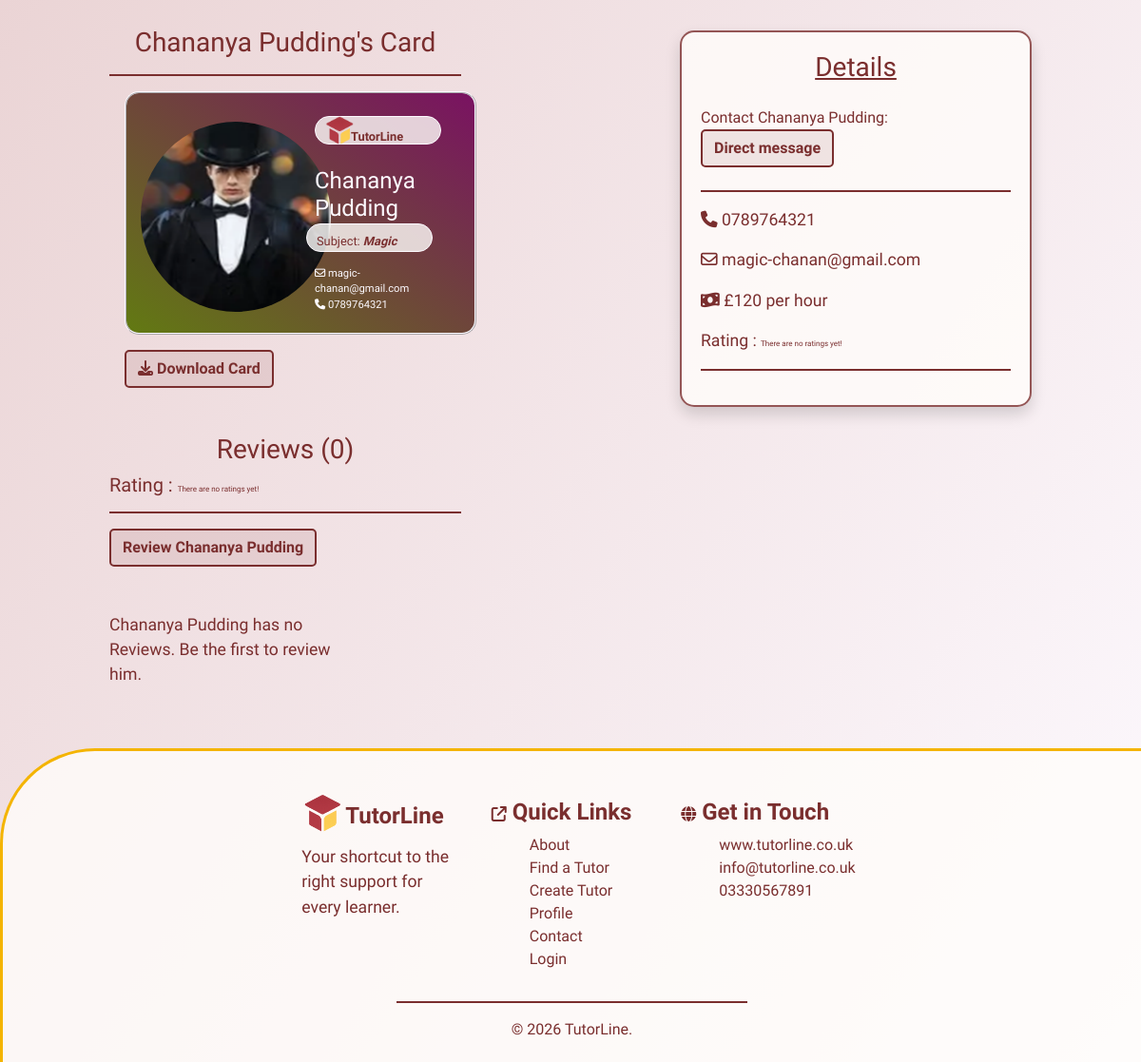
The page /tutors/35 (lower part) on the database as committed earlier.
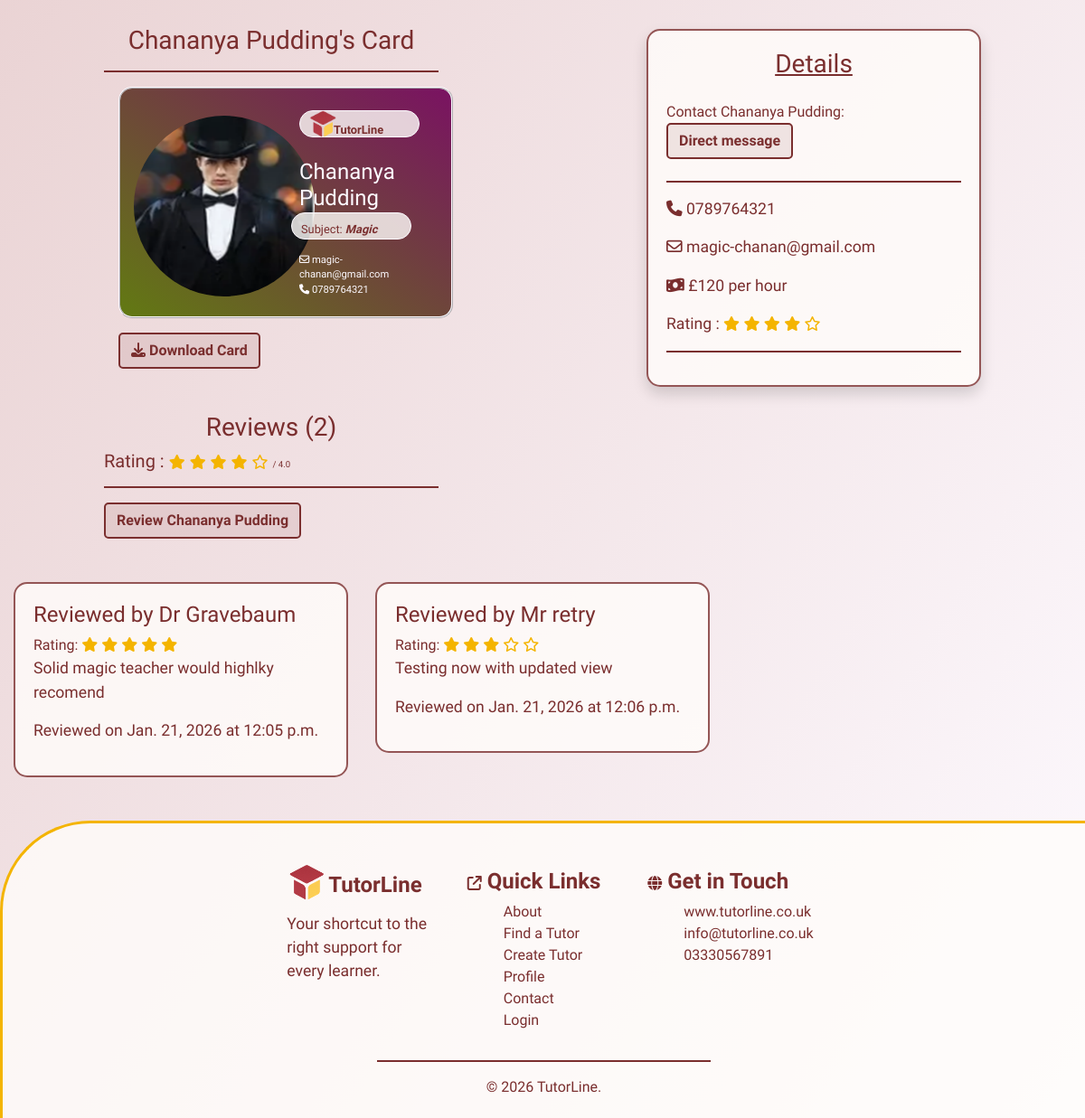
The same page on the database as committed later.
### tutors/models.py (models this page shows, shortened)
class Tutors(models.Model):
    class Meta:
        verbose_name_plural = "Tutors"
    user = models.ForeignKey(User, on_delete=models.CASCADE, null=True, blank=True)
    name = models.CharField(max_length=254)
    location = models.ForeignKey('Location', null=True, blank=True,
                                 on_delete=models.SET_NULL)
    category = models.ForeignKey('Category', null=True, blank=True,
                                 on_delete=models.SET_NULL)
    date_added = models.DateField(auto_now=True)
    subject = models.CharField(max_length=254)
    price = models.IntegerField()
    active = models.BooleanField(default=True)
    description = models.TextField()
    email = models.EmailField()
    phone = models.CharField(max_length=14)
    rating = models.FloatField(default=0)
    image = models.ImageField(blank=True, null=True)
    is_male = models.BooleanField()
    color_1 = models.IntegerField(default=rand)
    color_2 = models.IntegerField(default=rand)
    color_3 = models.IntegerField(default=rand)

class Reviews(models.Model):
    class Meta:
        verbose_name_plural = "Reveiws"
    name = models.CharField(max_length=254)
    tutor = models.ForeignKey('Tutors', related_name='reviews',
                                on_delete=models.CASCADE)
    rating = models.IntegerField(default=0)
    review = models.TextField(blank=True, null=True)
    date = models.DateField(auto_now=True)
    time = models.TimeField(auto_now=True)

### tutors/views.py (the view)
# urls.py: path('<int:tutor_id>', views.tutor_details, name='tutor_details'),
def tutor_details(request, tutor_id):
    tutor = get_object_or_404(Tutors, pk=tutor_id)
    reviews = Reviews.objects.filter(tutor=tutor)
    template = 'tutors/tutor-details.html'
    context = {
        'tutor': tutor,
        'reviews': reviews,
        }
    return render(request, template, context)

### tutors/templates/tutors/tutor-details.html (shortened to what this page needs)
{% extends "base.html" %}
{% load static %}
{% block extracss%}
<link rel="stylesheet" href="{% static 'css/tutors.css' %}">
<link rel="stylesheet" href="{% static 'css/tutor-details.css' %}">
{% endblock %}
{% block content %}
<section>
    <div class="container-fluid">
        <div class="row">
            <div class="col-2 col-lg-1"></div>
            <div class="d-none d-lg-block col-4">
                <h3 class="mt-3">{{ tutor.name }}'s Card</h3>
                <hr>
                <div class="row image-box mx-3"
                    style="background-image: linear-gradient(to bottom left, rgb({{ tutor.color_1 }}, {{ tutor.color_2 }}, {{ tutor.color_3 }}), rgb({{ tutor.color_3 }}, {{ tutor.color_1 }}, {{ tutor.color_2 }}))">
                    <div class="col-6">
                        {% if tutor.image %}
                        <img src="{{ tutor.image.url }}" class="tutor-image"  alt="{{ tutor.name }}">
                        {% else %}
                            {% if tutor.is_male == True %}
                            <img src="/media/placeholder_male2.png" class="tutor-image" alt="{{ tutor.name }}">
                            {% else %}
                            <img src="/media/placeholder_female.png" class="tutor-image"  alt="{{ tutor.name }}">
                            {% endif %}
                        {% endif %}
                    </div>
                    <div class="col-6 mt-1">
                        <h4 class="card-logo">
                            <img src="/media/logo.png" alt="logo" class="card-logo-image">
                            <span class="logo-text"><strong>TutorLine</strong></span>
                        </h4>
                        <h4 class="mt-4">{{ tutor.name }}</h4>
                        <h5 class="card-logo logo-text">Subject: <strong><em>{{ tutor.subject }}</em></strong></h5>
                        <div class="b-c-email"><i class="fa-regular fa-envelope"></i> {{ tutor.email }}</div>
                        <div class="b-c-email"><i class="fa-solid fa-phone"></i> {{ tutor.phone }}</div>
                    </div>
                </div>
                <button id="download-card" class="btn btn-btn mt-3 mx-3">
                    <i class="fa-solid fa-download"></i> Download Card
                </button>
            </div>
            <div class="d-none d-lg-block col-2"></div>
            <div class="col-8 col-lg-4">
                <div class="details shadow">
                    <h3 class="mb-4"><u>Details</u></h3>
                    <span>Contact {{ tutor.name }}: </span><button class="btn btn-btn mb-2"><a href="{% url 'messaging' %}">Direct message</a></button>
                    <hr>
                    <p><i class="fa-solid fa-phone"></i><a href="tel:{{ tutor.phone }}"> {{ tutor.phone }}</a></p>
                    <p><i class="fa-regular fa-envelope"></i> <a href="mailto:{{ tutor.email }}">{{ tutor.email }}</a></p>
                    <p><i class="fa-solid fa-money-bill-wave"></i> £{{ tutor.price }} per hour</p>
                    <p>
                        Rating : {% if tutor.rating == 0 %}
                        <span class="no-rating">There are no ratings yet!</span>
                        {% else %}
                        {% if tutor.rating == 5 %}
                         <i class="fa-solid fa-star stars"></i>
                         <i class="fa-solid fa-star stars"></i>
                         <i class="fa-solid fa-star stars"></i>
                         <i class="fa-solid fa-star stars"></i>
                         <i class="fa-solid fa-star stars"></i>
                         {% elif tutor.rating > 4 %}
                         <i class="fa-solid fa-star stars"></i>
                         <i class="fa-solid fa-star stars"></i>
                         <i class="fa-solid fa-star stars"></i>
                         <i class="fa-solid fa-star stars"></i>
                         <i class="fa-solid fa-star-half-stroke stars"></i>
                         {% elif tutor.rating == 4 %}
                         <i class="fa-solid fa-star stars"></i>
                         <i class="fa-solid fa-star stars"></i>
                         <i class="fa-solid fa-star stars"></i>
                         <i class="fa-solid fa-star stars"></i>
                         <i class="fa-regular fa-star stars"></i>
                         {% elif tutor.rating > 3 %}
                         <i class="fa-solid fa-star stars"></i>
                         <i class="fa-solid fa-star stars"></i>
                         <i class="fa-solid fa-star stars"></i>
                         <i class="fa-solid fa-star-half-stroke stars"></i>
                         <i class="fa-regular fa-star stars"></i>
                         {% elif tutor.rating == 3 %}
                         <i class="fa-solid fa-star stars"></i>
                         <i class="fa-solid fa-star stars"></i>
                         <i class="fa-solid fa-star stars"></i>
                         <i class="fa-regular fa-star stars"></i>
                         <i class="fa-regular fa-star stars"></i>
                         {% elif tutor.rating > 2 %}
                         <i class="fa-solid fa-star stars"></i>
                         <i class="fa-solid fa-star stars"></i>
                         <i class="fa-solid fa-star-half-stroke stars"></i>
                         <i class="fa-regular fa-star stars"></i>
                         <i class="fa-regular fa-star stars"></i>
                         {% elif tutor.rating == 2 %}
                         <i class="fa-solid fa-star stars"></i>
                         <i class="fa-solid fa-star stars"></i>
                         <i class="fa-regular fa-star stars"></i>
                         <i class="fa-regular fa-star stars"></i>
                         <i class="fa-regular fa-star stars"></i>
                         {% elif tutor.rating > 1 %}
                         <i class="fa-solid fa-star stars"></i>
                         <i class="fa-solid fa-star-half-stroke stars"></i>
                         <i class="fa-regular fa-star stars"></i>
                         <i class="fa-regular fa-star stars"></i>
                         <i class="fa-regular fa-star stars"></i>
                         {% else %}
                         <i class="fa-solid fa-star stars"></i>
                         <i class="fa-regular fa-star stars"></i>
                         <i class="fa-regular fa-star stars"></i>
                         <i class="fa-regular fa-star stars"></i>
                         <i class="fa-regular fa-star stars"></i>
                        {% endif %}
                        {% endif %}
                    </p>
                    <hr>
                </div>
            </div>
            <div class="col-2 col-lg-1"></div>
        </div>
    </div>
</section>
<section>
    <div class="container-fluid">
        <div class="row">
            <div class="col-1"></div>
            <div class="col-4">
                <h3>Reviews ({{ reviews.count }})</h3>
                <h5>
                    Rating : {% if tutor.rating == 0 %}
                    <span class="no-rating">There are no ratings yet!</span>
                    {% else %}
                    {% if tutor.rating == 5 %}
                    <i class="fa-solid fa-star stars"></i>
                    <i class="fa-solid fa-star stars"></i>
                    <i class="fa-solid fa-star stars"></i>
                    <i class="fa-solid fa-star stars"></i>
                    <i class="fa-solid fa-star stars"></i>
                    {% elif tutor.rating > 4 %}
                    <i class="fa-solid fa-star stars"></i>
                    <i class="fa-solid fa-star stars"></i>
                    <i class="fa-solid fa-star stars"></i>
                    <i class="fa-solid fa-star stars"></i>
                    <i class="fa-solid fa-star-half-stroke stars"></i>
                    {% elif tutor.rating == 4 %}
                    <i class="fa-solid fa-star stars"></i>
                    <i class="fa-solid fa-star stars"></i>
                    <i class="fa-solid fa-star stars"></i>
                    <i class="fa-solid fa-star stars"></i>
                    <i class="fa-regular fa-star stars"></i>
                    {% elif tutor.rating > 3 %}
                    <i class="fa-solid fa-star stars"></i>
                    <i class="fa-solid fa-star stars"></i>
                    <i class="fa-solid fa-star stars"></i>
                    <i class="fa-solid fa-star-half-stroke stars"></i>
                    <i class="fa-regular fa-star stars"></i>
                    {% elif tutor.rating == 3 %}
                    <i class="fa-solid fa-star stars"></i>
                    <i class="fa-solid fa-star stars"></i>
                    <i class="fa-solid fa-star stars"></i>
                    <i class="fa-regular fa-star stars"></i>
                    <i class="fa-regular fa-star stars"></i>
                    {% elif tutor.rating > 2 %}
                    <i class="fa-solid fa-star stars"></i>
                    <i class="fa-solid fa-star stars"></i>
                    <i class="fa-solid fa-star-half-stroke stars"></i>
                    <i class="fa-regular fa-star stars"></i>
                    <i class="fa-regular fa-star stars"></i>
                    {% elif tutor.rating == 2 %}
                    <i class="fa-solid fa-star stars"></i>
                    <i class="fa-solid fa-star stars"></i>
                    <i class="fa-regular fa-star stars"></i>
                    <i class="fa-regular fa-star stars"></i>
                    <i class="fa-regular fa-star stars"></i>
                    {% elif tutor.rating > 1 %}
                    <i class="fa-solid fa-star stars"></i>
                    <i class="fa-solid fa-star-half-stroke stars"></i>
                    <i class="fa-regular fa-star stars"></i>
                    <i class="fa-regular fa-star stars"></i>
                    <i class="fa-regular fa-star stars"></i>
                    {% else %}
                    <i class="fa-solid fa-star stars"></i>
                    <i class="fa-regular fa-star stars"></i>
                    <i class="fa-regular fa-star stars"></i>
                    <i class="fa-regular fa-star stars"></i>
                    <i class="fa-regular fa-star stars"></i>
                    {% endif %}
                    <span class="rating-num"> / {{ tutor.rating|floatformat:1 }}</span>
                    {% endif %}
                </h5>
                <hr>
                <button class="btn btn-btn mb-5"><a href="{% url 'review_tutor' tutor.id %}">Review {{ tutor.name }}</a></button>
            </div>
            <div class="col-7"></div>
        </div>
        <div class="row">
        {% if reviews %}
            {% for review in reviews %}
            <div class="col-4">
                <div class="review-box" id="box-{{ review.id }}">
                    <h4>Reviewed by {{ review.name }}</h4>
                    <div>Rating:
                         {% if review.rating == 5 %}
                         <i class="fa-solid fa-star stars"></i>
                         <i class="fa-solid fa-star stars"></i>
                         <i class="fa-solid fa-star stars"></i>
                         <i class="fa-solid fa-star stars"></i>
                         <i class="fa-solid fa-star stars"></i>
                         {% elif review.rating == 4 %}
                         <i class="fa-solid fa-star stars"></i>
                         <i class="fa-solid fa-star stars"></i>
                         <i class="fa-solid fa-star stars"></i>
                         <i class="fa-solid fa-star stars"></i>
                         <i class="fa-regular fa-star stars"></i>
                         {% elif review.rating == 3 %}
                         <i class="fa-solid fa-star stars"></i>
                         <i class="fa-solid fa-star stars"></i>
                         <i class="fa-solid fa-star stars"></i>
                         <i class="fa-regular fa-star stars"></i>
                         <i class="fa-regular fa-star stars"></i>
                         {% elif review.rating == 2 %}
                         <i class="fa-solid fa-star stars"></i>
                         <i class="fa-solid fa-star stars"></i>
                         <i class="fa-regular fa-star stars"></i>
                         <i class="fa-regular fa-star stars"></i>
                         <i class="fa-regular fa-star stars"></i>
                         {% else %}
                         <i class="fa-solid fa-star stars"></i>
                         <i class="fa-regular fa-star stars"></i>
                         <i class="fa-regular fa-star stars"></i>
                         <i class="fa-regular fa-star stars"></i>
                         <i class="fa-regular fa-star stars"></i>
                        {% endif %}
                    </div>
                    <p>{{ review.review }}</p>
                    <p>Reviewed on {{ review.date }} at {{ review.time }}</p>
                </div>
            </div>
            {% endfor%}
        {% else %}
            <div class="col-1"></div>
            <div class="col-3">
                <p>{{ tutor.name }} has no Reviews.
                Be the first to review {% if tutor.is_male == True%} him{% else %}her{% endif %}.</p>
            </div>
        {% endif %}
        </div>
    </div>
</section>
{% endblock %}

Rows that differ between the two databases and show on the page:
changed Tutors "Chananya Pudding": rating (not shown) → "4.0"; name "Chananya Pudding" → (not shown)
added Reviews: name "Dr Gravebaum", rating 5 (drawn), review "Solid magic teacher would highlky recomend", date "Jan. 21, 2026", time "12:05 p.m."
added Reviews: name "Mr retry", rating 3 (drawn), review "Testing now with updated view", date "Jan. 21, 2026", time "12:06 p.m."
Other text that changed with them:
{{ reviews.count }}: "0" → "2"
text no longer shown: "There are no ratings yet! There are no ratings yet! has no Reviews. Be the first to review him ."
